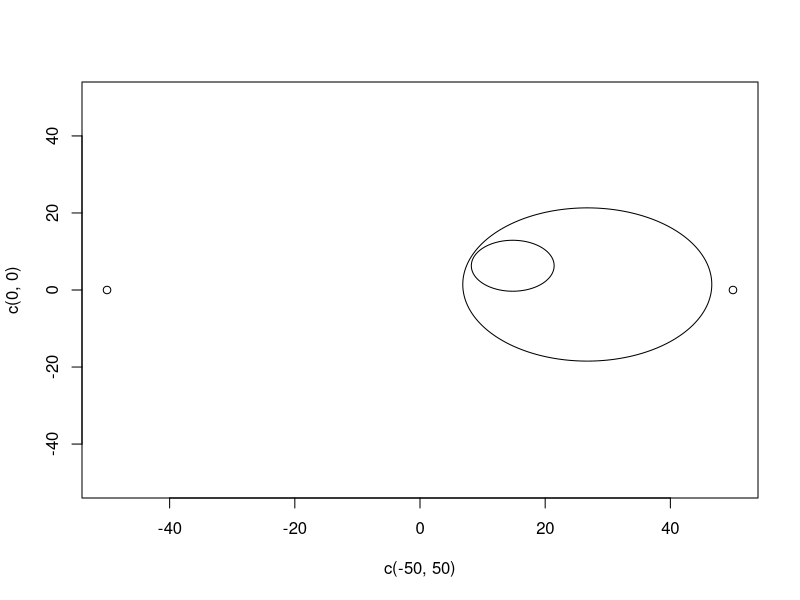

This chart was generated by the following R code:
GenCirculo <- function(x0=0, y0=0, radio=0){
	t = seq(0,2*pi,.01)
	x = x0 + radio*cos(t)
	y = y0 + radio*sin(t)
	res = list(x,y)
}

plot(c(-50,50), c(0,0), xlim=c(-50,50), ylim=c(-50,50))

x0 = runif(1, min=-50, max=50)
y0 = runif(1, min=-50, max=50)
radio = runif(1, min=2, max=20)


c1 = GenCirculo(x0, y0, radio)

points(c1[[1]], c1[[2]], type='l')

x0 = runif(1, min=-50, max=50)
y0 = runif(1, min=-50, max=50)
radio = runif(1, min=2, max=20)


c1 = GenCirculo(x0, y0, radio)

points(c1[[1]], c1[[2]], type='l')